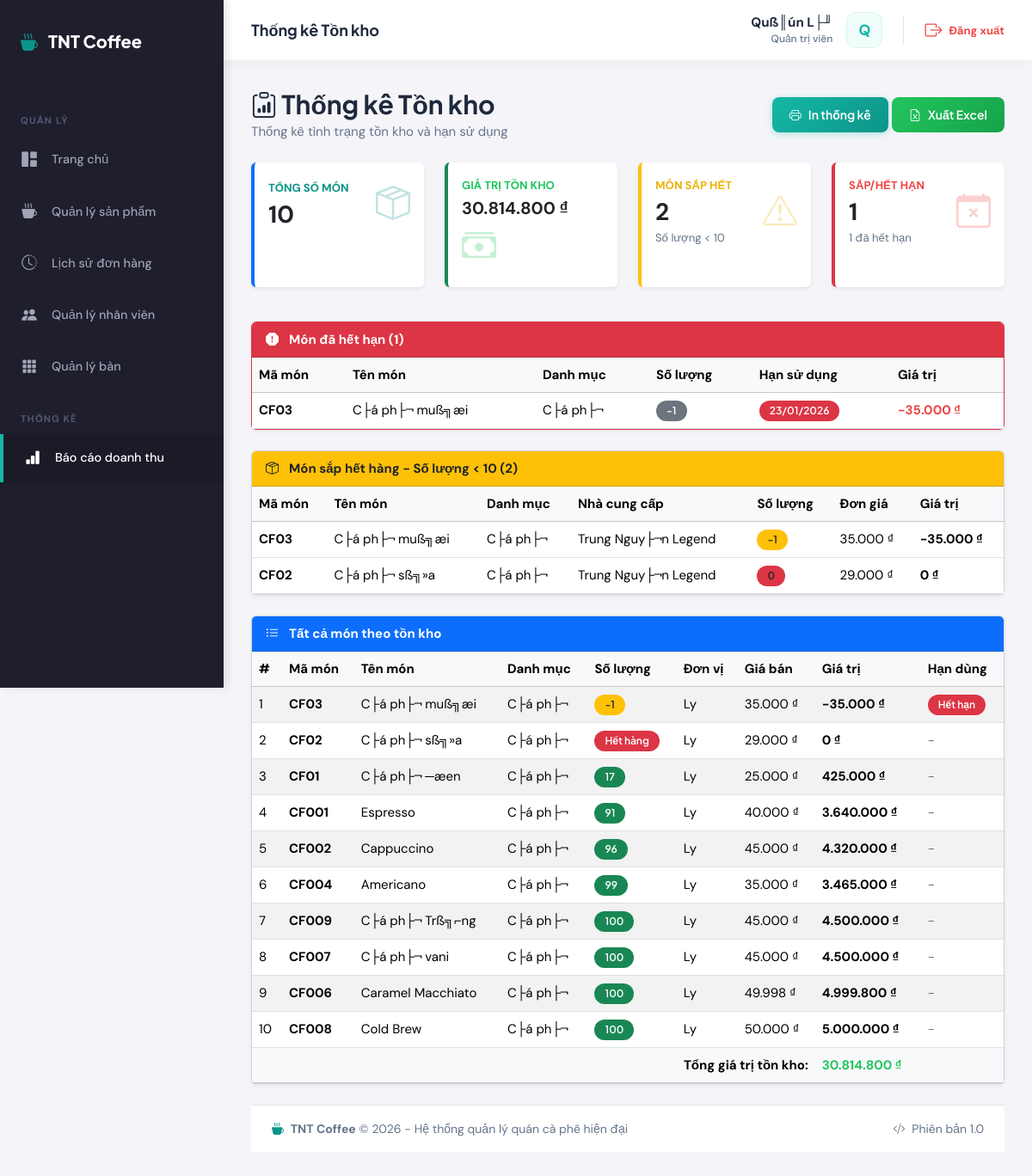
The app's page /admin/reports/inventory.php (signed in) with its own data.
### tables this page shows
CREATE TABLE `products` (
  `id` int(11) NOT NULL AUTO_INCREMENT,
  `name` varchar(200) NOT NULL,
  `code` varchar(50) NOT NULL,
  `category_id` int(11) NOT NULL,
  `product_type` varchar(50) DEFAULT '─Éß╗ô uß╗æng',
  `supplier_id` int(11) NOT NULL,
  `price` decimal(12,2) NOT NULL,
  `sizes` longtext DEFAULT NULL CHECK (json_valid(`sizes`)),
  `quantity` int(11) NOT NULL DEFAULT 0,
  `unit` varchar(50) DEFAULT 'Ly',
  `expiry_date` date DEFAULT NULL,
  `description` text DEFAULT NULL,
  `image` varchar(500) DEFAULT NULL,
  `is_available` tinyint(1) DEFAULT 1,
  `has_s` tinyint(1) DEFAULT 0,
  `price_s` decimal(10,2) DEFAULT 0.00,
  `has_m` tinyint(1) DEFAULT 1,
  `price_m` decimal(10,2) DEFAULT 0.00,
  `has_l` tinyint(1) DEFAULT 0,
  `price_l` decimal(10,2) DEFAULT 0.00,
  `has_xl` tinyint(1) DEFAULT 0,
  `price_xl` decimal(10,2) DEFAULT 0.00,
  `status_label` varchar(50) DEFAULT '─Éang b├ín',
  `created_at` timestamp NULL DEFAULT current_timestamp(),
  `updated_at` timestamp NULL DEFAULT current_timestamp() ON UPDATE current_timestamp(),
  PRIMARY KEY (`id`),
  UNIQUE KEY `code` (`code`),
  KEY `category_id` (`category_id`),
  KEY `supplier_id` (`supplier_id`),
  CONSTRAINT `products_ibfk_1` FOREIGN KEY (`category_id`) REFERENCES `categories` (`id`),
  CONSTRAINT `products_ibfk_2` FOREIGN KEY (`supplier_id`) REFERENCES `suppliers` (`id`)
);

CREATE TABLE `categories` (
  `id` int(11) NOT NULL AUTO_INCREMENT,
  `name` varchar(100) NOT NULL,
  `description` text DEFAULT NULL,
  `created_at` timestamp NULL DEFAULT current_timestamp(),
  `updated_at` timestamp NULL DEFAULT current_timestamp() ON UPDATE current_timestamp(),
  PRIMARY KEY (`id`)
);

CREATE TABLE `suppliers` (
  `id` int(11) NOT NULL AUTO_INCREMENT,
  `name` varchar(100) NOT NULL,
  `phone` varchar(20) DEFAULT NULL,
  `email` varchar(100) DEFAULT NULL,
  `address` text DEFAULT NULL,
  `created_at` timestamp NULL DEFAULT current_timestamp(),
  `updated_at` timestamp NULL DEFAULT current_timestamp() ON UPDATE current_timestamp(),
  PRIMARY KEY (`id`),
  KEY `idx_name` (`name`)
);

### admin/reports/inventory.php (the view, shortened to what the rows shown need)
<?php
require_once dirname(__DIR__, 2) . '/config/config.php';
require_once dirname(__DIR__, 2) . '/config/database.php';
try {
    $lowStockProducts = fetchAll($pdo, "
        SELECT m.*, c.name as category_name, s.name as supplier_name
        FROM products m
        LEFT JOIN categories c ON m.category_id = c.id
        LEFT JOIN suppliers s ON m.supplier_id = s.id
        WHERE m.quantity < 10
        ORDER BY m.quantity ASC, m.name ASC
    ");
    $expiredProducts = fetchAll($pdo, "
        SELECT m.*, c.name as category_name, s.name as supplier_name
        FROM products m
        LEFT JOIN categories c ON m.category_id = c.id
        LEFT JOIN suppliers s ON m.supplier_id = s.id
        WHERE m.expiry_date IS NOT NULL
        AND m.expiry_date <= CURDATE()
        ORDER BY m.expiry_date DESC, m.name ASC
    ");
    $allProducts = fetchAll($pdo, "
        SELECT m.*, c.name as category_name, s.name as supplier_name
        FROM products m
        LEFT JOIN categories c ON m.category_id = c.id
        LEFT JOIN suppliers s ON m.supplier_id = s.id
        ORDER BY m.quantity ASC, m.name ASC
    ");
} catch (PDOException $e) {
    error_log("Inventory Report Error: " . $e->getMessage());
    setMessage('danger', 'Có lỗi xảy ra khi tải thống kê tồn kho.');
    $totalProducts = 0;
    $totalInventoryValue = 0;
    $lowStockProducts = [];
    $expiringProducts = [];
    $expiredProducts = [];
    $allProducts = [];
}
require_once dirname(__DIR__, 2) . '/includes/header.php';
?>
<div class="row mb-4 no-print">
    <div class="col-12">
        <div class="d-flex justify-content-between align-items-center">
            <div>
                <h2 class="mb-0">
                    <i class="bi bi-clipboard-data"></i>
                    Thống kê Tồn kho
                </h2>
            </div>
        </div>
    </div>
</div>
<?php if (!empty($expiredProducts)): ?>
<div class="row mb-4">
    <div class="col-12">
        <div class="card shadow-sm border-danger">
            <div class="card-body p-0">
                <div class="table-responsive">
                    <table class="table table-hover mb-0">
                        <thead class="table-light">
                            <tr>
                                <th>Mã món</th>
                                <th>Tên món</th>
                                <th>Danh mục</th>
                                <th>Số lượng</th>
                                <th>Hạn sử dụng</th>
                                <th>Giá trị</th>
                            </tr>
                        </thead>
                        <tbody>
                            <?php foreach ($expiredProducts as $product): ?>
                                <tr>
                                    <td><strong><?php echo htmlspecialchars($product['code']); ?></strong></td>
                                    <td><?php echo htmlspecialchars($product['name']); ?></td>
                                    <td><?php echo htmlspecialchars($product['category_name'] ?? '-'); ?></td>
                                    <td>
                                        <span class="badge bg-secondary"><?php echo number_format($product['quantity']); ?></span>
                                    </td>
                                    <td>
                                        <span class="badge bg-danger">
                                            <?php echo formatDate($product['expiry_date']); ?>
                                        </span>
                                    </td>
                                    <td class="text-danger fw-bold">
                                        <?php echo formatCurrency($product['quantity'] * $product['price']); ?>
                                    </td>
                                </tr>
                            <?php endforeach; ?>
                        </tbody>
                    </table>
                </div>
            </div>
        </div>
    </div>
</div>
<?php endif; ?>
<?php if (!empty($lowStockProducts)): ?>
<div class="row mb-4">
    <div class="col-12">
        <div class="card shadow-sm">
            <div class="card-body p-0">
                <div class="table-responsive">
                    <table class="table table-hover mb-0">
                        <thead class="table-light">
                            <tr>
                                <th>Mã món</th>
                                <th>Tên món</th>
                                <th>Danh mục</th>
                                <th>Nhà cung cấp</th>
                                <th>Số lượng</th>
                                <th>Đơn giá</th>
                                <th>Giá trị</th>
                            </tr>
                        </thead>
                        <tbody>
                            <?php foreach ($lowStockProducts as $product): ?>
                                <tr>
                                    <td><strong><?php echo htmlspecialchars($product['code']); ?></strong></td>
                                    <td><?php echo htmlspecialchars($product['name']); ?></td>
                                    <td><?php echo htmlspecialchars($product['category_name'] ?? '-'); ?></td>
                                    <td><?php echo htmlspecialchars($product['supplier_name'] ?? '-'); ?></td>
                                    <td>
                                        <span class="badge bg-<?php echo $product['quantity'] == 0 ? 'danger' : 'warning'; ?> text-dark">
                                            <?php echo number_format($product['quantity']); ?>
                                        </span>
                                    </td>
                                    <td><?php echo formatCurrency($product['price']); ?></td>
                                    <td class="fw-bold">
                                        <?php echo formatCurrency($product['quantity'] * $product['price']); ?>
                                    </td>
                                </tr>
                            <?php endforeach; ?>
                        </tbody>
                    </table>
                </div>
            </div>
        </div>
    </div>
</div>
<?php endif; ?>
<div class="row mb-4">
    <div class="col-12">
        <div class="card shadow-sm">
            <div class="card-body p-0">
                <div class="table-responsive">
                    <table class="table table-hover table-striped mb-0">
                        <thead class="table-light">
                            <tr>
                                <th>#</th>
                                <th>Mã món</th>
                                <th>Tên món</th>
                                <th>Danh mục</th>
                                <th>Số lượng</th>
                                <th>Đơn vị</th>
                                <th>Giá bán</th>
                                <th>Giá trị</th>
                                <th>Hạn dùng</th>
                            </tr>
                        </thead>
                        <tbody>
                            <?php
                            $no = 1;
                            foreach ($allProducts as $product):
                            ?>
                                <tr>
                                    <td><?php echo $no++; ?></td>
                                    <td><strong><?php echo htmlspecialchars($product['code']); ?></strong></td>
                                    <td><?php echo htmlspecialchars($product['name']); ?></td>
                                    <td><?php echo htmlspecialchars($product['category_name'] ?? '-'); ?></td>
                                    <td>
                                        <?php if ($product['quantity'] == 0): ?>
                                            <span class="badge bg-danger">Hết hàng</span>
                                        <?php elseif ($product['quantity'] < 10): ?>
                                            <span class="badge bg-warning text-dark"><?php echo number_format($product['quantity']); ?></span>
                                        <?php else: ?>
                                            <span class="badge bg-success"><?php echo number_format($product['quantity']); ?></span>
                                        <?php endif; ?>
                                    </td>
                                    <td><?php echo htmlspecialchars($product['unit']); ?></td>
                                    <td><?php echo formatCurrency($product['price']); ?></td>
                                    <td class="fw-bold">
                                        <?php echo formatCurrency($product['quantity'] * $product['price']); ?>
                                    </td>
                                    <td>
                                        <?php if ($product['expiry_date']): ?>
                                            <?php
                                            $daysUntilExpiry = (strtotime($product['expiry_date']) - time()) / (60 * 60 * 24);
                                            if ($daysUntilExpiry < 0): ?>
                                                <span class="badge bg-danger">Hết hạn</span>
                                            <?php elseif ($daysUntilExpiry <= 30): ?>
                                                <span class="badge bg-warning text-dark"><?php echo formatDate($product['expiry_date']); ?></span>
                                            <?php else: ?>
                                                <?php echo formatDate($product['expiry_date']); ?>
                                            <?php endif; ?>
                                        <?php else: ?>
                                            <span class="text-muted">-</span>
                                        <?php endif; ?>
                                    </td>
                                </tr>
                            <?php endforeach; ?>
                        </tbody>
                    </table>
                </div>
            </div>
        </div>
    </div>
</div>
<?php require_once dirname(__DIR__, 2) . '/includes/footer.php'; ?>

### records on screen
products: code "CF03", name "C├á ph├¬ muß╗æi", category.name "C├á ph├¬", quantity "-1", expiry_date "23/01/2026", formatCurrency($product['quantity'] * $product['price']) "-35.000 ₫", supplier.name "Trung Nguy├¬n Legend", price "35.000 ₫", unit "Ly", shows "Hết hạn"
products: code "CF02", name "C├á ph├¬ sß╗»a", category.name "C├á ph├¬", supplier.name "Trung Nguy├¬n Legend", quantity "0", price "29.000 ₫", formatCurrency($product['quantity'] * $product['price']) "0 ₫", shows "Hết hàng", unit "Ly"
products: code "CF01", name "C├á ph├¬ ─æen", category.name "C├á ph├¬", quantity "17", unit "Ly", price "25.000 ₫", formatCurrency($product['quantity'] * $product['price']) "425.000 ₫"
products: code "CF001", name "Espresso", category.name "C├á ph├¬", quantity "91", unit "Ly", price "40.000 ₫", formatCurrency($product['quantity'] * $product['price']) "3.640.000 ₫"
products: code "CF002", name "Cappuccino", category.name "C├á ph├¬", quantity "96", unit "Ly", price "45.000 ₫", formatCurrency($product['quantity'] * $product['price']) "4.320.000 ₫"
products: code "CF004", name "Americano", category.name "C├á ph├¬", quantity "99", unit "Ly", price "35.000 ₫", formatCurrency($product['quantity'] * $product['price']) "3.465.000 ₫"
products: code "CF009", name "C├á ph├¬ Trß╗⌐ng", category.name "C├á ph├¬", quantity "100", unit "Ly", price "45.000 ₫", formatCurrency($product['quantity'] * $product['price']) "4.500.000 ₫"
products: code "CF007", name "C├á ph├¬ vani", category.name "C├á ph├¬", quantity "100", unit "Ly", price "45.000 ₫", formatCurrency($product['quantity'] * $product['price']) "4.500.000 ₫"
products: code "CF006", name "Caramel Macchiato", category.name "C├á ph├¬", quantity "100", unit "Ly", price "49.998 ₫", formatCurrency($product['quantity'] * $product['price']) "4.999.800 ₫"
products: code "CF008", name "Cold Brew", category.name "C├á ph├¬", quantity "100", unit "Ly", price "50.000 ₫", formatCurrency($product['quantity'] * $product['price']) "5.000.000 ₫"

### other values on screen
$pageTitle "Thống kê Tồn kho"
$userName "Quß║ún L├╜"
$userInitial "Q"
$totalProducts "10"
formatCurrency($totalInventoryValue) "30.814.800 ₫"
count($lowStockProducts) "2"
count($expiringProducts) + count($expiredProducts) "1"
count($expiredProducts) "1"
